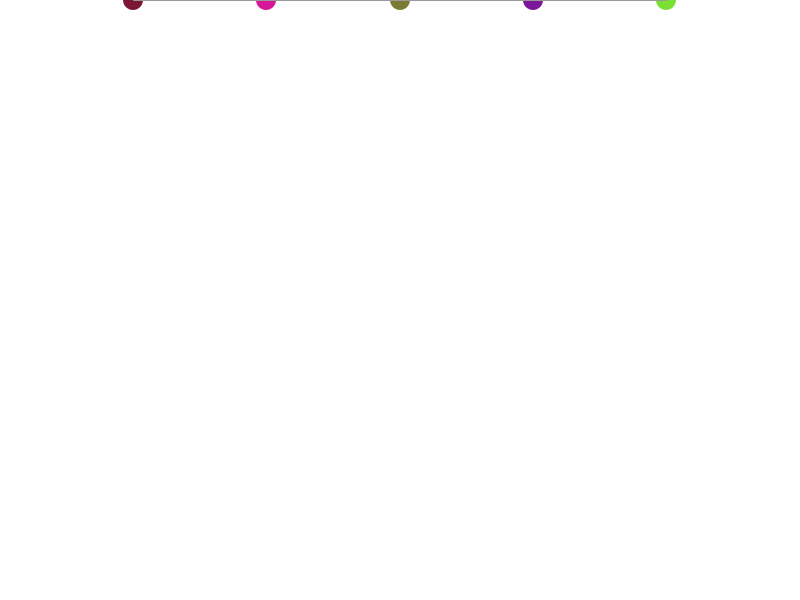
Frame 1 (no input)
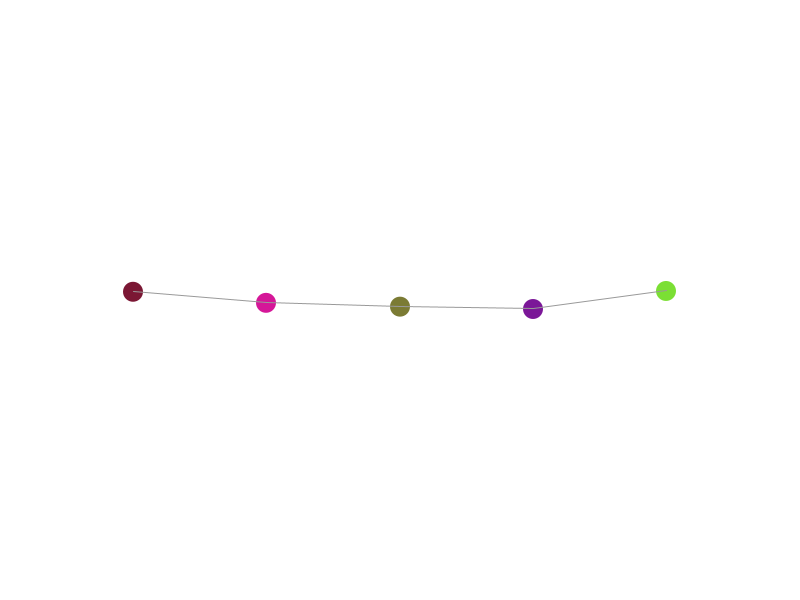
Frame 60 (the mouse pressed at the canvas centre just before this capture)
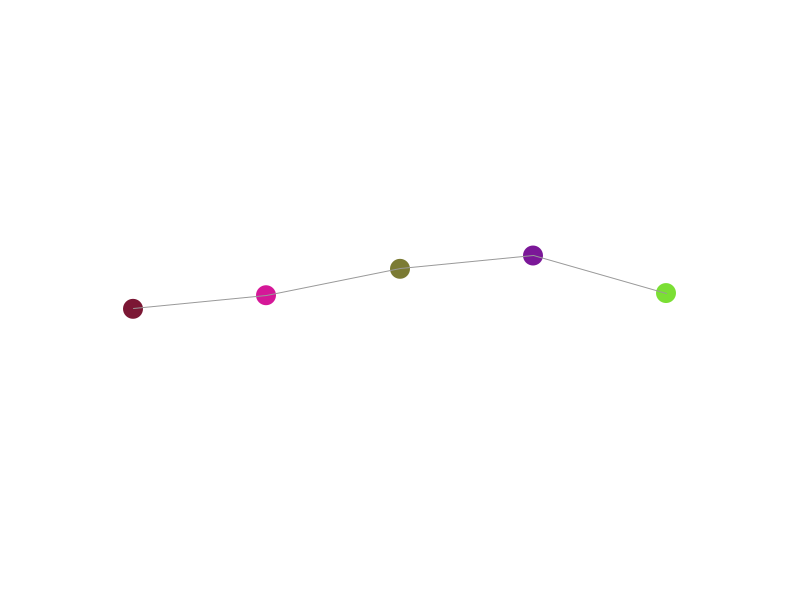
Frame 120 (the mouse held since frame 60 and released just before this capture)

The Processing sketch that drew these frames (run headless with seeded random() and noise(); from frame 60 on, the mouse is pressed at the canvas centre):

// Processing sketch: processing_156190
// ── processing_156190.pde

float a ;
float b;
float c;
float d;
float e;
float f;
float g;
float h;
float i;
float j;
boolean k;
boolean l;
boolean m;
boolean n;
boolean o;


void setup(){
  size (800,600);
  fill (0);
  smooth();
  a=width/6 ;
  c=width/3;
  e=width/2;
  g=width*2/3;
 i=width*5/6;
 k= true;
 l= true;
 m= true;
 n= true;
 o= true;
 
}

void draw(){
  background(255);
  
  
  ellipseMode(CENTER);
  fill(123,23,52);
  noStroke();
  ellipse(a,b,20,20);
  fill(213,23,152);
  ellipse(c,d,20,20);
  fill(123,123,52);
  ellipse(e,f,20,20);
  fill(123,23,152);
  ellipse(g,h,20,20);
  fill(123,223,52);
  ellipse(i,j,20,20);
  stroke(153);
  line(a,b,c,d);
  line(c,d,e,f);
  line(e,f,g,h);
  line(g,h,i,j);
  
  if(mouseX>a-10 && mouseX<a+10){
    b=random(100,500);
    d=random(200,400);
    l= false;
  }else if(k){
    b=random(290,310);
  }
   if(mouseX>c-10 && mouseX<c+10 ){
    d=random(100,500);
    b=random(200,400);
    f=random(200,400);
    k= false;
    m= false;
  }else if(l){ 
    d=random(290,310);
  }
   if(mouseX>e-10 && mouseX<e+10 ){
    f=random(100,500);
    d=random(200,400);
    h=random(200,400);
    l= false;
    n= false;
  }else if(m){
    f=random(290,310);
  }
   if(mouseX>g-10 && mouseX<g+10 ){
    h=random(100,500);
    f=random(200,400);
    j=random(200,400);
    m= false;
    o= false;
  }else if(n){
    h=random(290,310);
  }
   if(mouseX>i-10 && mouseX<i+10  ){
    j=random(100,500);
    h=random(200,400);
    n=false;
  }else if(o){
    j=random(290,310);
  }
  
}




  
